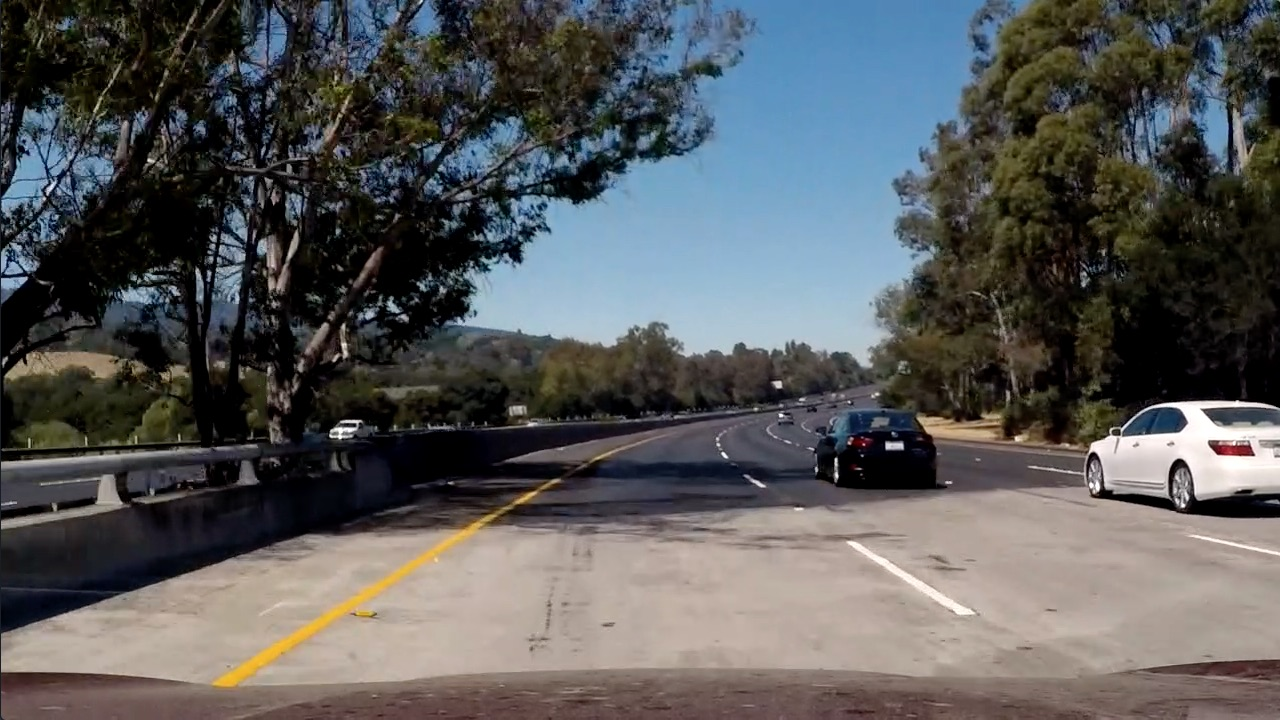
#> input picture CarND-Advanced-Lane-Lines/test_images/test5.jpg, 1280 x 720 px, found by its file name
$ python code2.py   (older library calls are emulated)
#> lines starting #> are read from the running program, lines starting #| are printed output that depends on the picture; after the words box and inside, x2 and y2 are one past the last pixel; in counts of white or black regions, pixels touching at a corner belong together
import numpy as np
import matplotlib.pyplot as plt
import cv2
import matplotlib.image as mpimg

fname = ('/home/gokul/CarND-Advanced-Lane-Lines-master/test_images/test5.jpg')
image = cv2.imread(fname)
#> image is the input picture: shape (720, 1280, 3); mean B, G, R 89.8, 89.3, 88.5

def s_thresh(img, thresh=(0,255)):
#> called with thresh = (125, 245)
    hls = cv2.cvtColor(img, cv2.COLOR_BGR2HLS)
#> hls: shape (720, 1280, 3); mean of channels 0, 1, 2 55.5, 89.2, 70.1
    s_channel = hls[:, :, 2]
    s_thresh_min = thresh[0]
    s_thresh_max = thresh[1]
    s_binary = np.zeros_like(s_channel)
    s_binary[(s_channel >= s_thresh_min) & (s_channel <= s_thresh_max)] = 1
    return s_binary

s_binary = s_thresh(image, thresh=(125, 245))
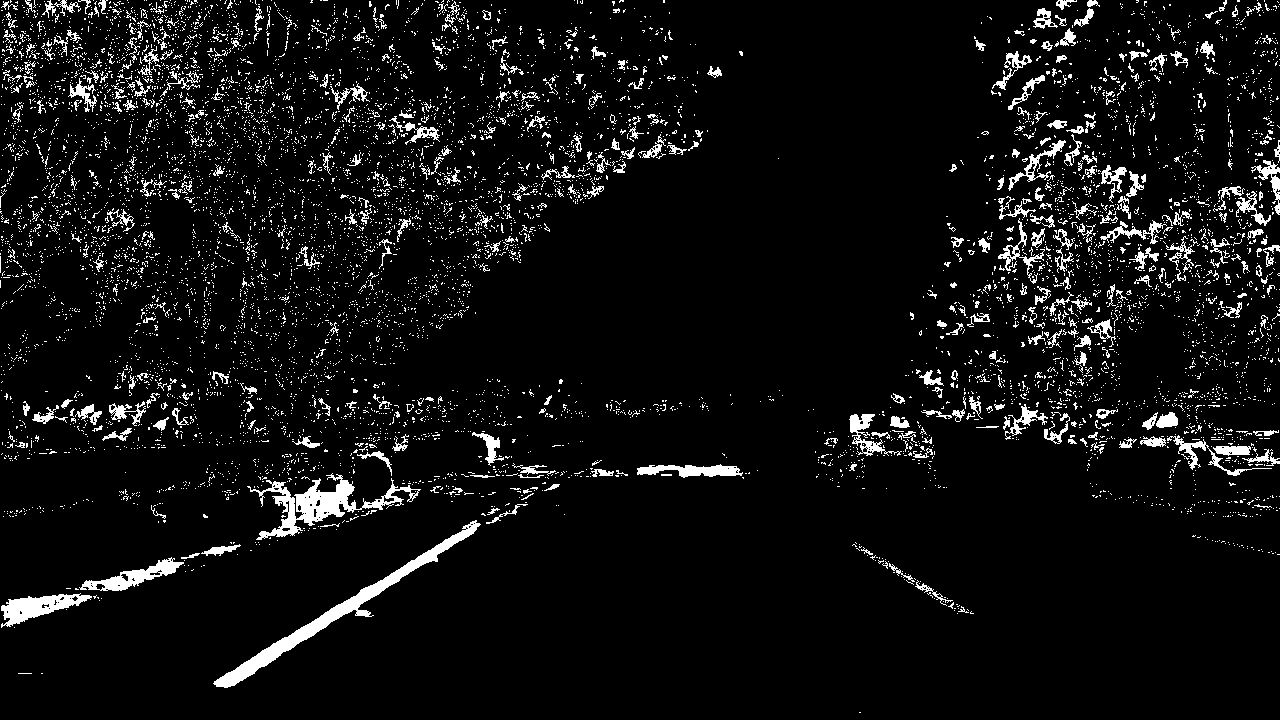
#> s_binary: shape (720, 1280); values 0 (black) and 1 (white), 6.4% white; 8171 white regions (7750 under 20 px), largest, box (x1, y1, x2, y2) and area: (213, 520, 481, 688) 3636, (247, 473, 421, 540) 3020, (1, 593, 92, 628) 1405
plt.imshow(s_binary)
plt.show()
plt.imshow(image, cmap='gray')
plt.show()
r_channel = image[:, :, 0]
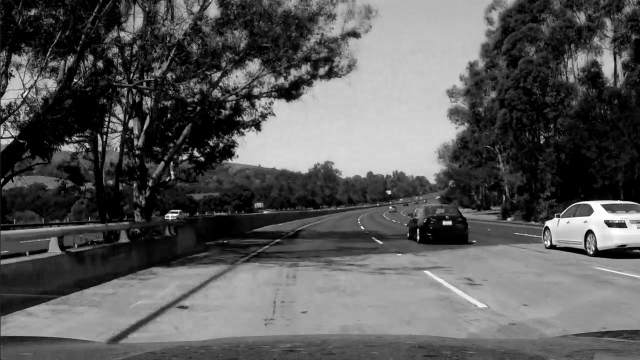
#> r_channel: shape (720, 1280) (shown at 1/2 size); min 0, max 255, mean 89.8
g_channel = image[:, :, 1]
b_channel = image[:, :, 2]
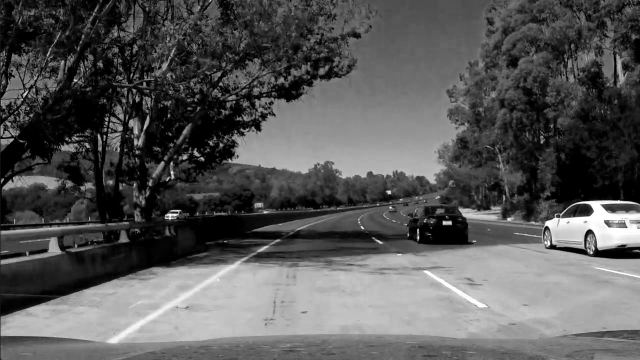
#> b_channel: shape (720, 1280) (shown at 1/2 size); min 0, max 255, mean 88.5
plt.imshow(r_channel)
plt.show()
gray = cv2.cvtColor(image, cv2.COLOR_BGR2GRAY   )
plt.imshow(gray)
plt.show()
plt.imshow(g_channel)
plt.show()
plt.imshow(b_channel)
plt.show()
hls = cv2.cvtColor(image, cv2.COLOR_BGR2HLS)
h_channel = hls[:, :, 0]
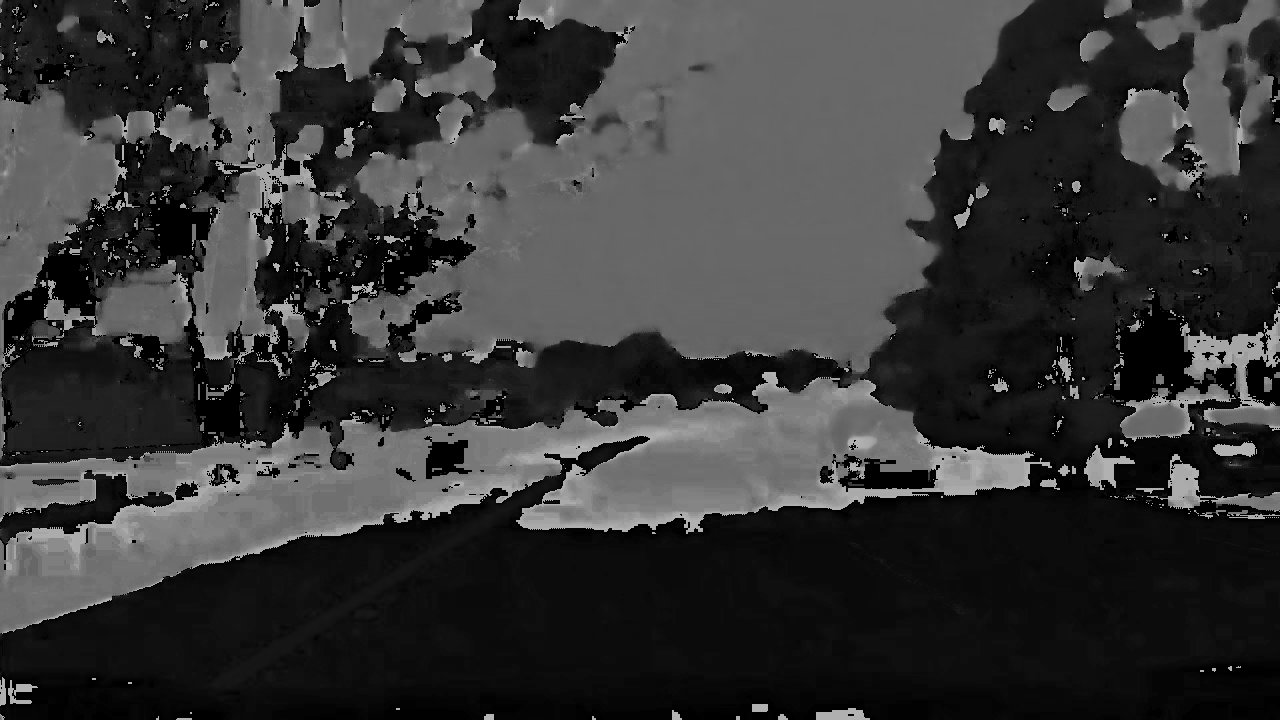
#> h_channel: shape (720, 1280); min 0, max 180, mean 55.5
l_channel = hls[:, :, 1]
s_channel = hls[:, :, 2]
plt.imshow(h_channel)
plt.show()
plt.imshow(l_channel)
plt.show()
plt.imshow(s_channel)
plt.show()

'''
def abs_sobel_thresh(img, orient, sobel_kernel=3, thresh=(0, 255)):
    gray = cv2.cvtColor(img, cv2.COLOR_BGR2GRAY)
    if orient == 'x':
        sobel = cv2.Sobel(gray, cv2.CV_64F, 1, 0)
    if orient == 'y':
        sobel = cv2.Sobel(gray, cv2.CV_64F, 0, 1)
    scaled_sobel = np.uint8((255*(np.absolute(sobel)))/np.max(np.absolute(sobel)))
    binary_image = np.zeros_like(scaled_sobel)
    binary_image[(scaled_sobel<thresh[1]) & (scaled_sobel>thresh[0])] = 1
    return binary_image

def mag_thresh(img, sobel_kernel=3, thresh=(0, 255)):
    gray = cv2.cvtColor(img, cv2.COLOR_BGR2GRAY)
    sobelx = cv2.Sobel(gray, cv2.CV_64F, 1, 0)
    sobely = cv2.Sobel(gray, cv2.CV_64F, 0, 1)
    sobel = np.sqrt((sobelx**2) + (sobely**2))
    scaled_sobel = np.uint8((255 * sobel) / np.max(sobel))
    binary_image = np.zeros_like(scaled_sobel)
    binary_image[(scaled_sobel < thresh[1]) & (scaled_sobel > thresh[0])] = 1
    return binary_image

def dir_threshold(img, sobel_kernel=3, thresh=(0, np.pi/2)):
    gray = cv2.cvtColor(img, cv2.COLOR_BGR2GRAY)
    sobelx = cv2.Sobel(gray, cv2.CV_64F, 1, 0)
    sobely = cv2.Sobel(gray, cv2.CV_64F, 0, 1)
    abs_sobelx = np.absolute(sobelx)
    abs_sobely = np.absolute(sobely)
    abs_grid = np.arctan2(abs_sobely, abs_sobelx)
    binary_image = np.zeros_like(abs_grid)
    binary_image[(abs_grid < thresh[1]) & (abs_grid > thresh[0])] = 1
    return binary_image

gradx = abs_sobel_thresh(image, orient='x', sobel_kernel=3, thresh=(20, 100))
grady = abs_sobel_thresh(image, orient='y', sobel_kernel=3, thresh=(20, 100))
mag_binary = mag_thresh(image, sobel_kernel=3, thresh=(50, 100))
dir_binary = dir_threshold(image, sobel_kernel=3, thresh=(0.7, 1.3))
s_binary = s_thresh(image, thresh=(170, 255))

combined = np.zeros_like(dir_binary)
combined[(gradx == 1) & (grady == 1) | (dir_binary == 1) & (mag_binary == 1)] = 1
combined_binary = np.zeros_like(s_binary)
combined_binary[(s_binary == 1) | (combined == 1)] = 1
plt.imshow(combined_binary, cmap='gray')
plt.show()
'''

$ run again, with CarND-Advanced-Lane-Lines/test_images/test1.jpg copied over CarND-Advanced-Lane-Lines/test_images/test5.jpg
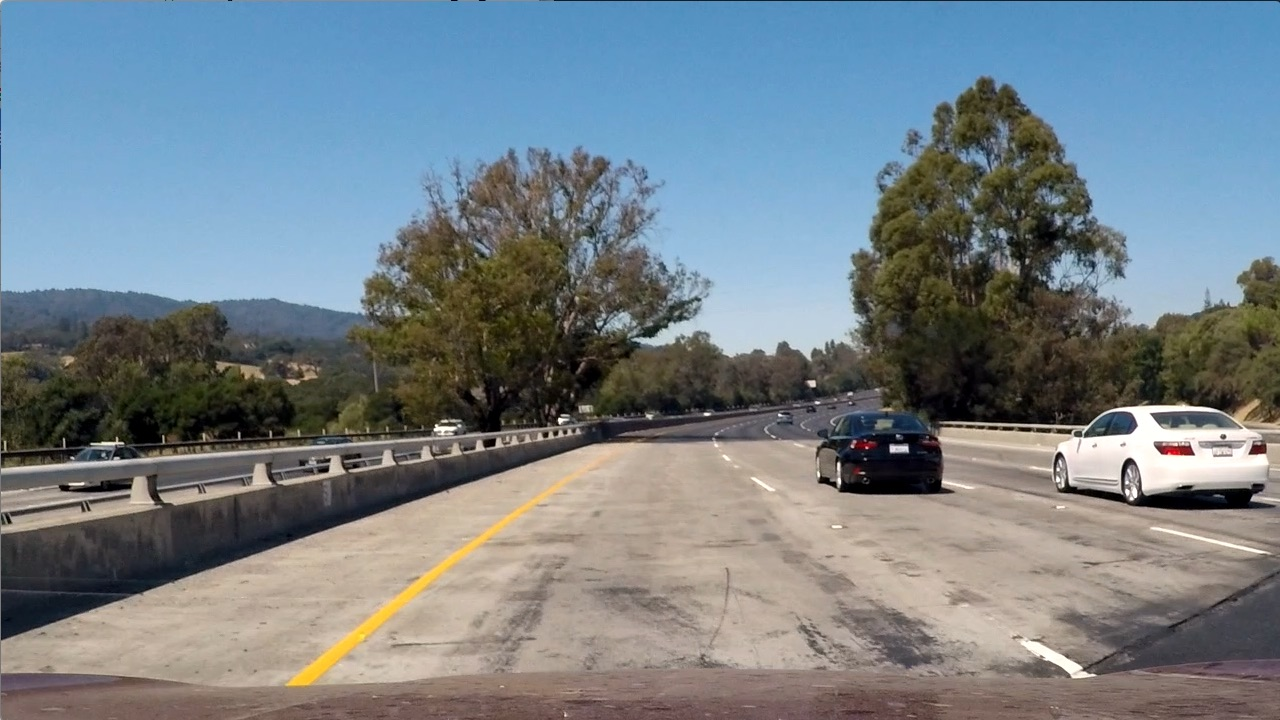
#> input picture CarND-Advanced-Lane-Lines/test_images/test1.jpg, 1280 x 720 px, found by its file name
#> image is the input picture: shape (720, 1280, 3); mean B, G, R 135.5, 128.7, 117.5
#> hls: shape (720, 1280, 3); mean of channels 0, 1, 2 60.2, 126.7, 74.4
#> `s_binary = s_thresh(image, thresh=(125, 245))`:
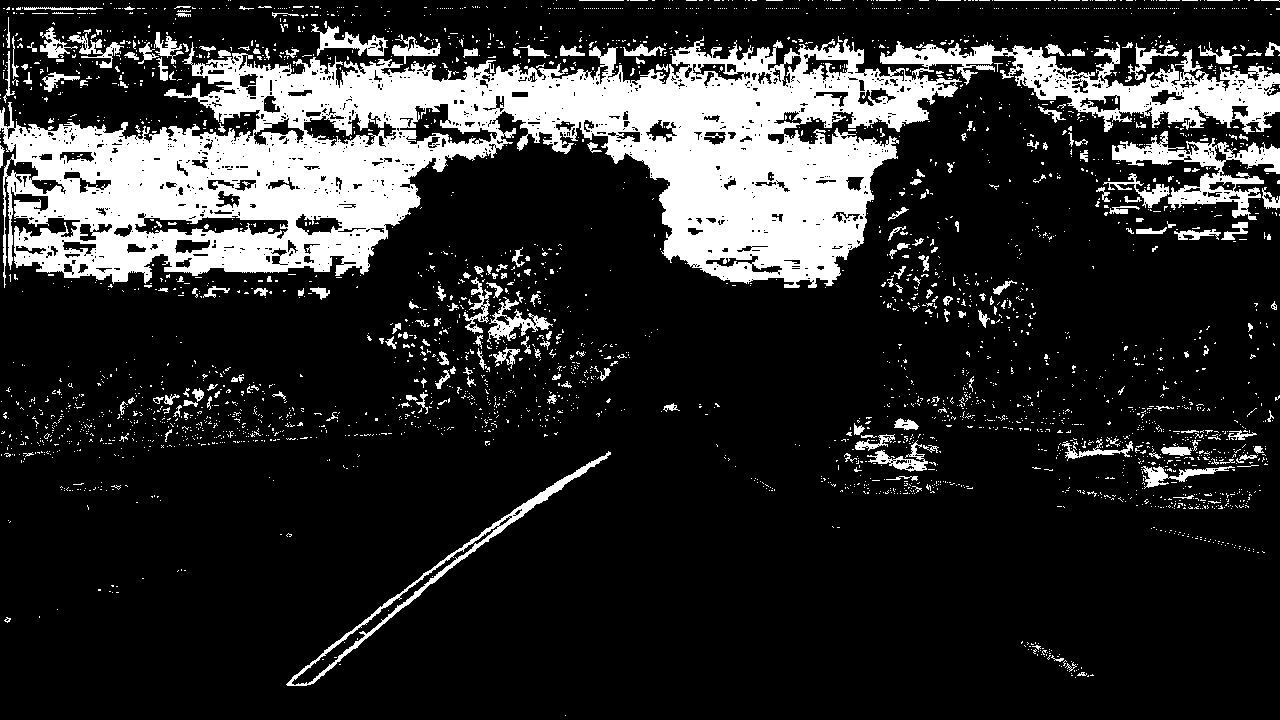
#> s_binary: shape (720, 1280); values 0 (black) and 1 (white), 17.9% white; 3202 white regions (2971 under 20 px), largest, box (x1, y1, x2, y2) and area: (0, 36, 1280, 288) 129093, (1112, 131, 1280, 220) 4577, (286, 451, 611, 686) 2864
#> `h_channel = hls[:, :, 0]`:
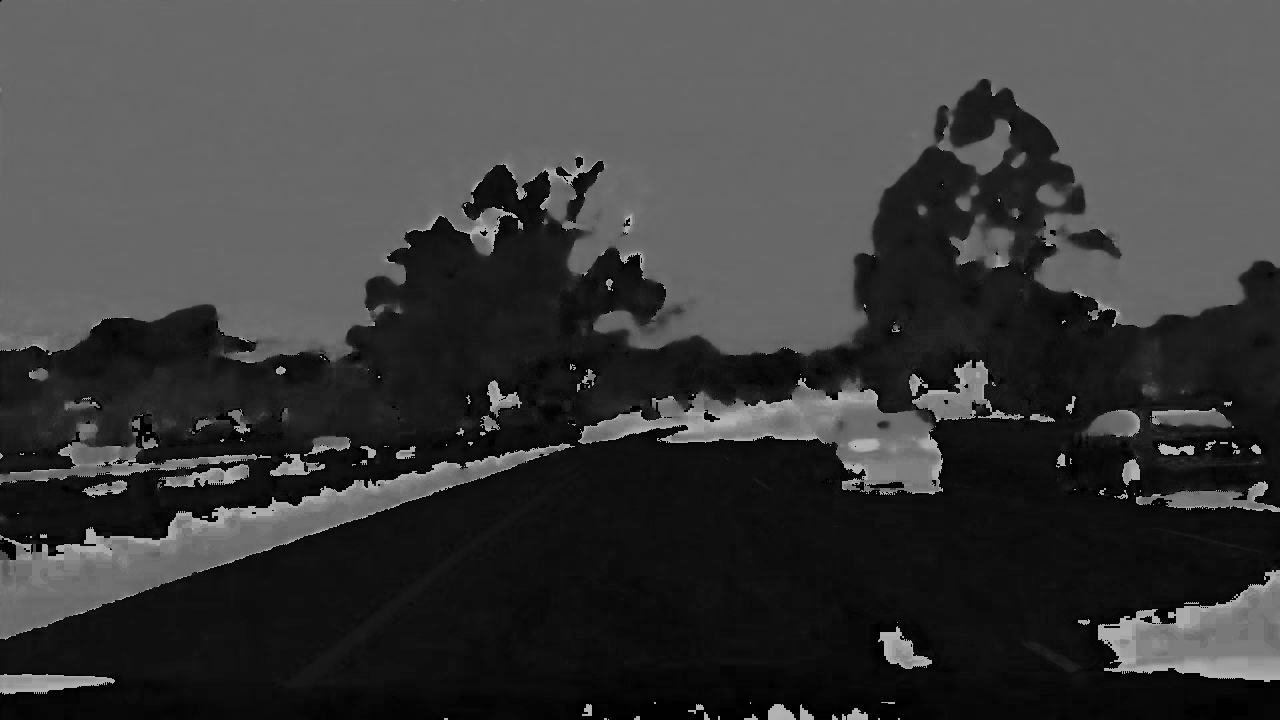
#> h_channel: shape (720, 1280); min 0, max 180, mean 60.2

$ run again, with CarND-Advanced-Lane-Lines/test_images/test2.jpg copied over CarND-Advanced-Lane-Lines/test_images/test5.jpg
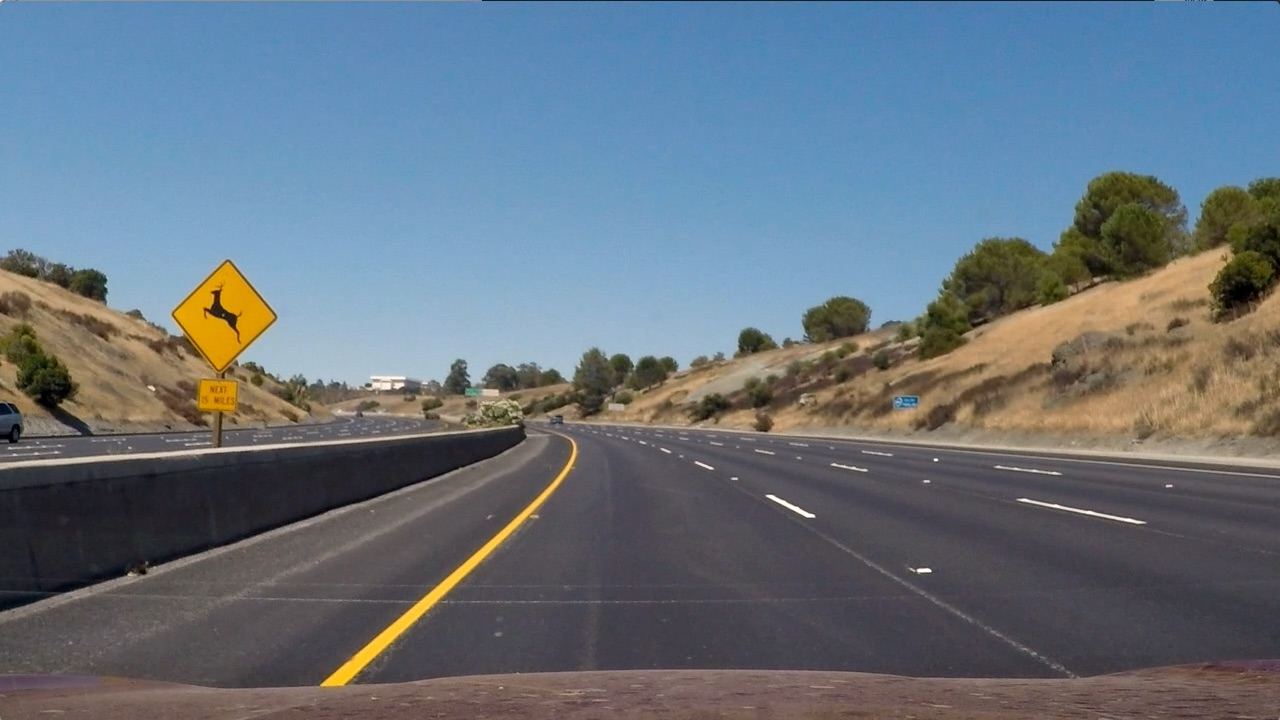
#> input picture CarND-Advanced-Lane-Lines/test_images/test2.jpg, 1280 x 720 px, found by its file name
#> image is the input picture: shape (720, 1280, 3); mean B, G, R 125.5, 114.6, 102.8
#> hls: shape (720, 1280, 3); mean of channels 0, 1, 2 86.2, 113.9, 64.8
#> `s_binary = s_thresh(image, thresh=(125, 245))`:
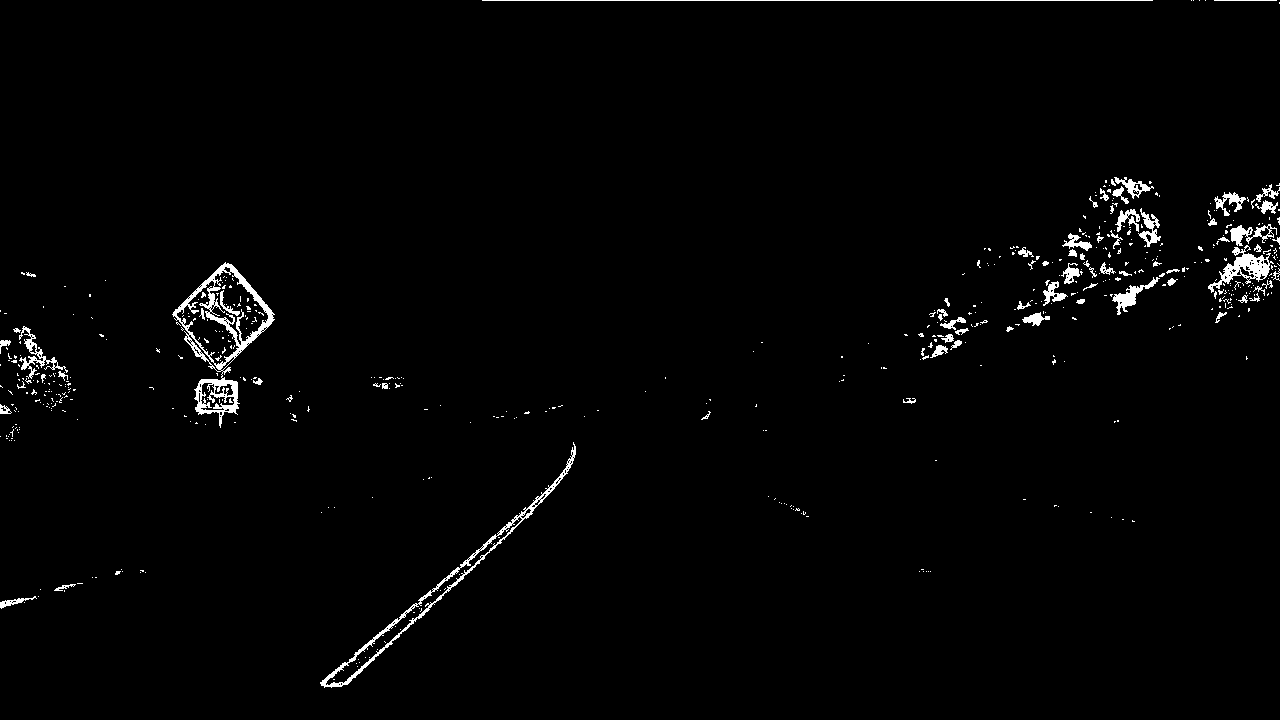
#> s_binary: shape (720, 1280); values 0 (black) and 1 (white), 1.6% white; 566 white regions (492 under 20 px), largest, box (x1, y1, x2, y2) and area: (172, 262, 275, 428) 3139, (320, 442, 576, 688) 2024, (1208, 245, 1274, 293) 973
#> `h_channel = hls[:, :, 0]`:
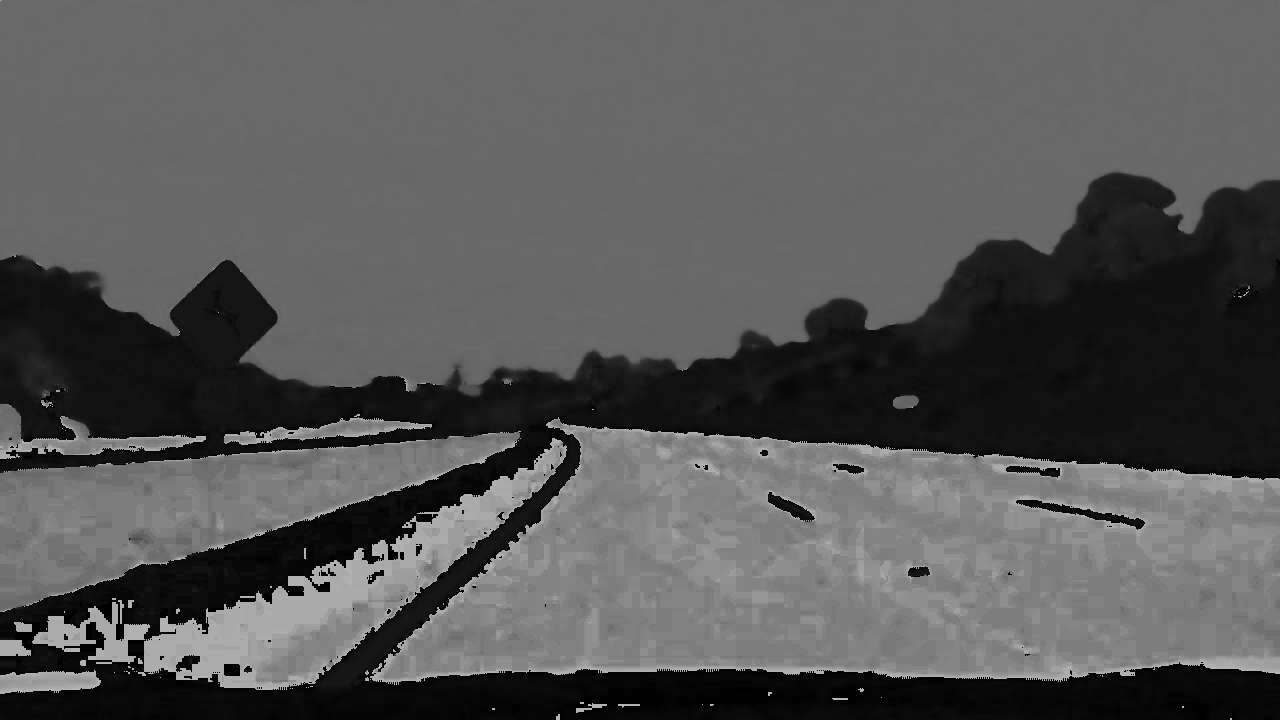
#> h_channel: shape (720, 1280); min 0, max 179, mean 86.2
